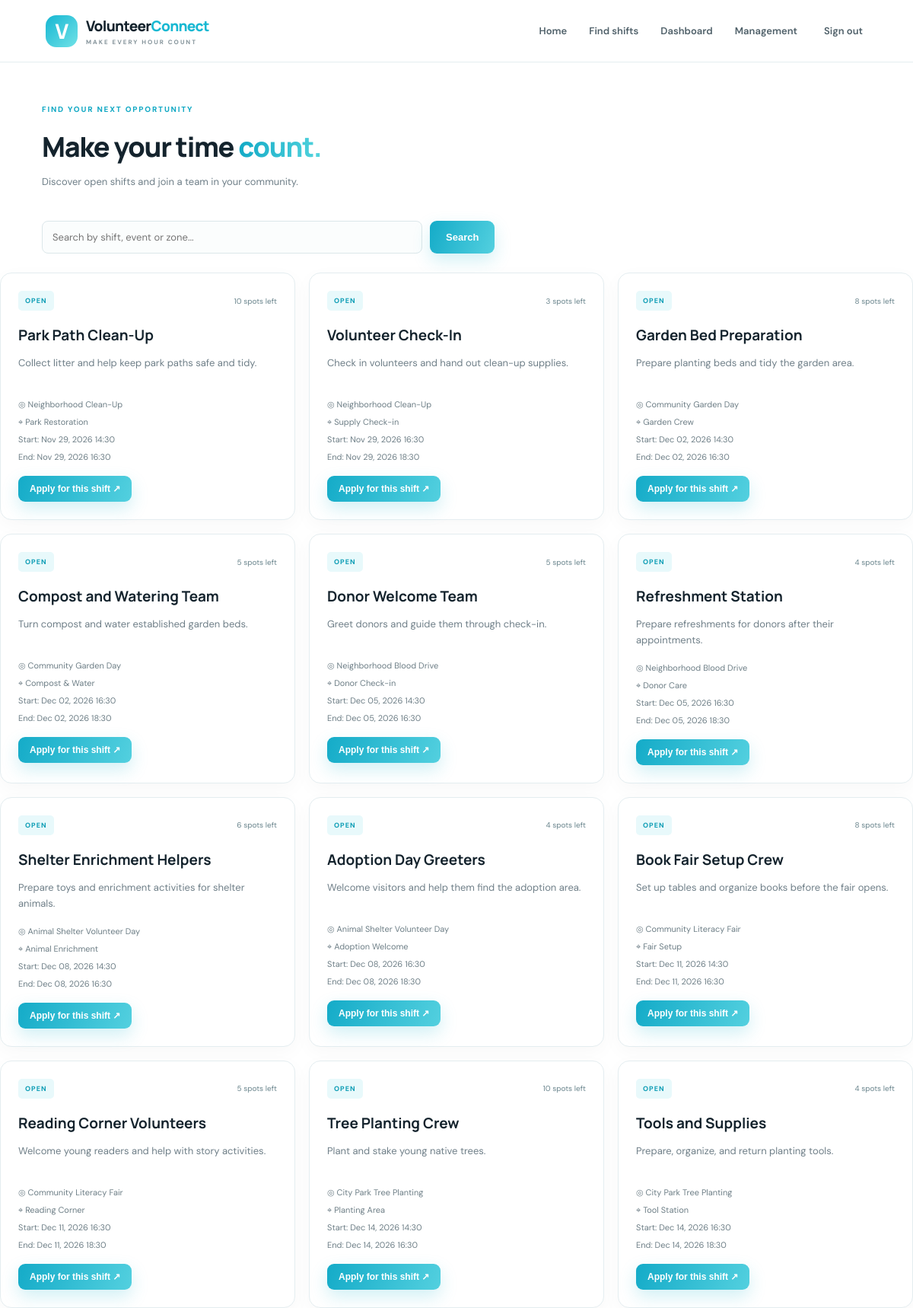
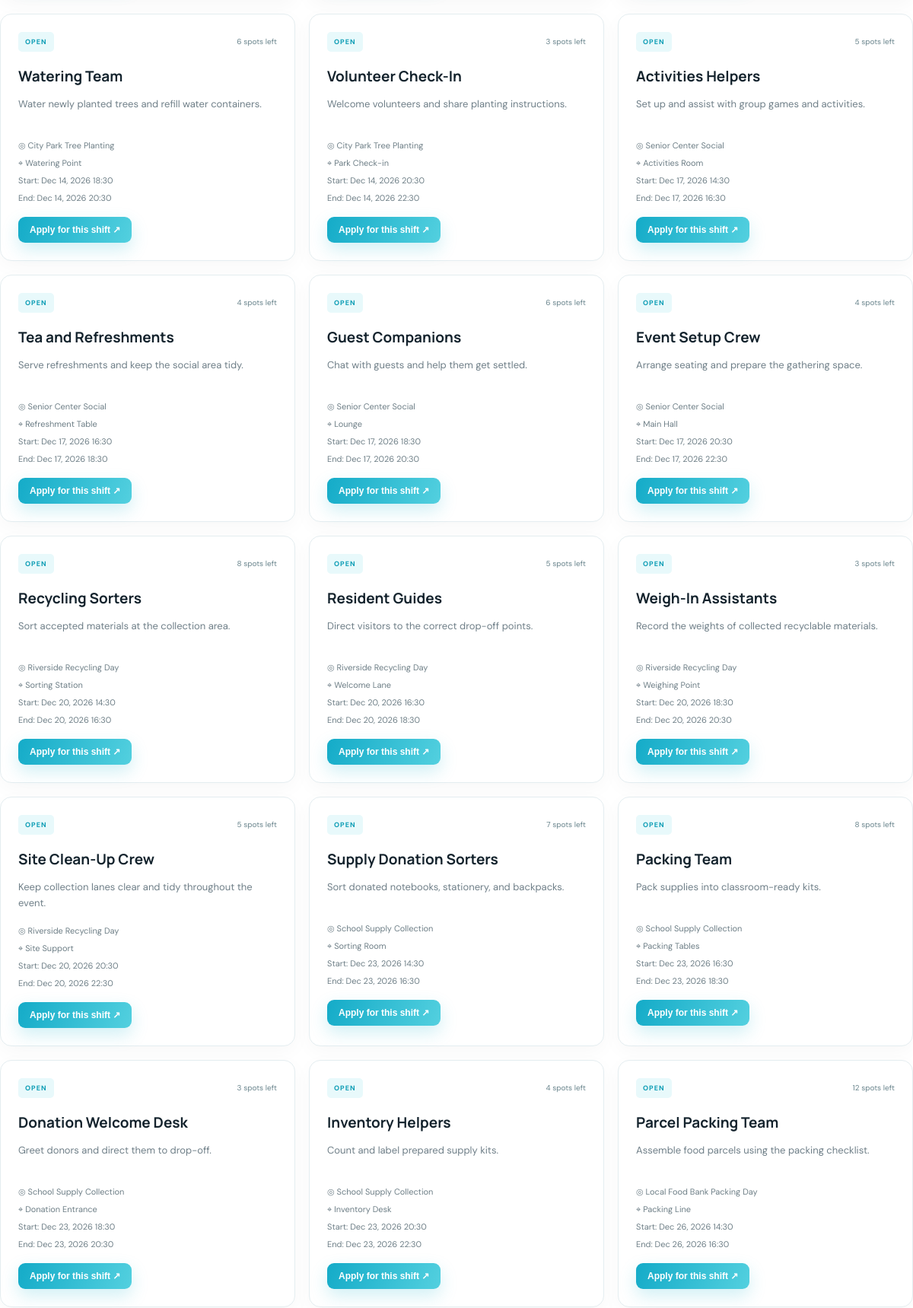
/shifts/ (signed in, upper part), run on the app's committed database (2 pictures, top to bottom).
### planner/models.py (models this page shows, shortened)
class Shift(models.Model):
    STATUS = [("DRAFT","Draft"),("OPEN","Open"),("CLOSED","Closed")]
    event = models.ForeignKey(Event, on_delete=models.CASCADE, related_name="shifts")
    zone = models.ForeignKey(Zone, on_delete=models.PROTECT, related_name="shifts")
    title = models.CharField(max_length=140)
    description = models.TextField(blank=True)
    starts_at = models.DateTimeField()
    ends_at = models.DateTimeField()
    capacity = models.PositiveIntegerField(default=1, validators=[MinValueValidator(1)])
    status = models.CharField(max_length=10, choices=STATUS, default="OPEN")
    created_at = models.DateTimeField(auto_now_add=True)
    class Meta: ordering = ["starts_at"]
    @property
    def approved_count(self):
        return self.signups.filter(status="APPROVED").count()
    @property
    def vacancies(self):
        return max(0, self.capacity - self.approved_count)

class Event(models.Model):
    title = models.CharField(max_length=160)
    description = models.TextField()
    venue = models.CharField(max_length=180)
    starts_at = models.DateTimeField()
    ends_at = models.DateTimeField()
    published = models.BooleanField(default=True)
    created_by = models.ForeignKey(User, on_delete=models.PROTECT)
    created_at = models.DateTimeField(auto_now_add=True)
    class Meta: ordering = ["starts_at"]

class Zone(models.Model):
    name = models.CharField(max_length=100, unique=True)
    location = models.CharField(max_length=180, blank=True)
    lead = models.ForeignKey(User, null=True, blank=True, on_delete=models.SET_NULL, related_name="led_zones")

### planner/views.py (the view)
# urls.py: path("shifts/",views.shift_list,name="shift_list"),
@login_required
def shift_list(request):
    shifts = Shift.objects.filter(status="OPEN", event__published=True, starts_at__gte=timezone.now()).select_related("event","zone")
    q = request.GET.get("q","").strip()
    if q: shifts = shifts.filter(Q(title__icontains=q)|Q(event__title__icontains=q)|Q(zone__name__icontains=q))
    return render(request, "planner/shifts.html", {"shifts":shifts,"q":q})

### templates/planner/shifts.html
{% extends 'planner/base.html' %}{% block title %}Find shifts | VolunteerConnect{% endblock %}{% block content %}
<section class="dash-head"><div><div class="eyebrow">FIND YOUR NEXT OPPORTUNITY</div><h1>Make your time <span class="gradient-text">count.</span></h1><p>Discover open shifts and join a team in your community.</p></div></section>
<form class="searchbar" method="get"><input name="q" value="{{ q }}" placeholder="Search by shift, event or zone..."><button class="btn">Search</button></form>
<div class="cards">{% for shift in shifts %}<article class="shift-card"><div class="card-topline"><span class="tag">OPEN</span><span class="vacancy">{{ shift.vacancies }} spots left</span></div><h3>{{ shift.title }}</h3><p>{{ shift.description|default:"Join the team and make a difference." }}</p><div class="card-meta"><span>◎ {{ shift.event.title }}</span><span>⌖ {{ shift.zone.name }}</span><span>Start: {{ shift.starts_at|date:"M d, Y H:i" }}</span><span>End: {{ shift.ends_at|date:"M d, Y H:i" }}</span></div><form method="post" action="{% url 'apply_shift' shift.id %}">{% csrf_token %}<button class="btn btn-small" {% if shift.vacancies == 0 %}disabled{% endif %}>Apply for this shift ↗</button></form></article>{% empty %}<div class="empty-state">No open shifts match your search.</div>{% endfor %}</div>
{% endblock %}

### static/css/style.css (style rules this page uses)
:root { --ink:#14232d;--muted:#6f7f88;--blue:#19b7d2;--cyan:#63d9e8;--navy:#10242f;--paper:#f6fafb;--line:#e4edf0;--white:#fff;--shadow:0 18px 55px rgba(16,36,47,.08) }
* { box-sizing:border-box }
body { margin:0;background:#fff;color:var(--ink);font-family:'DM Sans',sans-serif }
.btn { display:inline-flex;align-items:center;justify-content:center;gap:12px;border:0;border-radius:9px;padding:14px 21px;background:linear-gradient(110deg,#14abc8,#53d0df);color:#fff;font-weight:700;font-size:13px;box-shadow:0 9px 22px #24b8cf35;cursor:pointer }
.btn-small { padding:10px 15px;font-size:12px }
.eyebrow { font-size:10px;font-weight:800;letter-spacing:1.8px;color:#13a9c4;margin-bottom:18px }
.gradient-text { background:linear-gradient(100deg,#10a8c5,#54d5de);-webkit-background-clip:text;background-clip:text;color:transparent }
.cards { display:grid;grid-template-columns:repeat(3,1fr);gap:18px }
.shift-card,.panel,.metric { background:#fff;border:1px solid var(--line);border-radius:15px;padding:23px;box-shadow:0 7px 25px #10242f08 }
.shift-card h3 { font:700 19px Manrope;margin:19px 0 8px }
.shift-card p { font-size:13px;color:var(--muted);line-height:1.65;min-height:40px }
.card-topline { display:flex;align-items:center;justify-content:space-between }
.tag { font-size:9px;font-weight:800;letter-spacing:1px;color:#109eb6;background:#e8f9fb;padding:7px 9px;border-radius:5px }
.vacancy { font-size:10px;color:#6a858d }
.card-meta { display:flex;flex-direction:column;gap:9px;color:#6d7e86;font-size:11px;margin:18px 0 }
.form-control,.searchbar input { width:100%;padding:12px 13px;border:1px solid #dce7ea;border-radius:8px;background:#fbfdfd;font:13px 'DM Sans';color:var(--ink);outline:none }
.dash-head { max-width:1130px;margin:55px auto 30px;padding:0 20px;display:flex;align-items:center;justify-content:space-between }
.dash-head h1 { font:800 36px Manrope;letter-spacing:-1.2px;margin:0 0 8px }
.dash-head p { font-size:13px;color:var(--muted) }
.searchbar { max-width:1110px;margin:0 auto 25px;padding:0 10px;display:flex;gap:10px }
.searchbar input { max-width:500px }

### data on the page
Shift: vacancies "10", title "Park Path Clean-Up", description "Collect litter and help keep park paths safe and tidy.", event "Neighborhood Clean-Up", zone.name "Park Restoration", starts_at "Nov 29, 2026 14:30", ends_at "Nov 29, 2026 16:30"
Shift: vacancies "3", title "Volunteer Check-In", description "Check in volunteers and hand out clean-up supplies.", event "Neighborhood Clean-Up", zone.name "Supply Check-in", starts_at "Nov 29, 2026 16:30", ends_at "Nov 29, 2026 18:30"
Shift: vacancies "8", title "Garden Bed Preparation", description "Prepare planting beds and tidy the garden area.", event "Community Garden Day", zone.name "Garden Crew", starts_at "Dec 02, 2026 14:30", ends_at "Dec 02, 2026 16:30"
Shift: vacancies "5", title "Compost and Watering Team", description "Turn compost and water established garden beds.", event "Community Garden Day", zone.name "Compost & Water", starts_at "Dec 02, 2026 16:30", ends_at "Dec 02, 2026 18:30"
Shift: vacancies "5", title "Donor Welcome Team", description "Greet donors and guide them through check-in.", event "Neighborhood Blood Drive", zone.name "Donor Check-in", starts_at "Dec 05, 2026 14:30", ends_at "Dec 05, 2026 16:30"
Shift: vacancies "4", title "Refreshment Station", description "Prepare refreshments for donors after their appointments.", event "Neighborhood Blood Drive", zone.name "Donor Care", starts_at "Dec 05, 2026 16:30", ends_at "Dec 05, 2026 18:30"
Shift: vacancies "6", title "Shelter Enrichment Helpers", description "Prepare toys and enrichment activities for shelter animals.", event "Animal Shelter Volunteer Day", zone.name "Animal Enrichment", starts_at "Dec 08, 2026 14:30", ends_at "Dec 08, 2026 16:30"
Shift: vacancies "4", title "Adoption Day Greeters", description "Welcome visitors and help them find the adoption area.", event "Animal Shelter Volunteer Day", zone.name "Adoption Welcome", starts_at "Dec 08, 2026 16:30", ends_at "Dec 08, 2026 18:30"
Shift: vacancies "8", title "Book Fair Setup Crew", description "Set up tables and organize books before the fair opens.", event "Community Literacy Fair", zone.name "Fair Setup", starts_at "Dec 11, 2026 14:30", ends_at "Dec 11, 2026 16:30"
Shift: vacancies "5", title "Reading Corner Volunteers", description "Welcome young readers and help with story activities.", event "Community Literacy Fair", zone.name "Reading Corner", starts_at "Dec 11, 2026 16:30", ends_at "Dec 11, 2026 18:30"
Shift: vacancies "10", title "Tree Planting Crew", description "Plant and stake young native trees.", event "City Park Tree Planting", zone.name "Planting Area", starts_at "Dec 14, 2026 14:30", ends_at "Dec 14, 2026 16:30"
Shift: vacancies "4", title "Tools and Supplies", description "Prepare, organize, and return planting tools.", event "City Park Tree Planting", zone.name "Tool Station", starts_at "Dec 14, 2026 16:30", ends_at "Dec 14, 2026 18:30"
Shift: vacancies "6", title "Watering Team", description "Water newly planted trees and refill water containers.", event "City Park Tree Planting", zone.name "Watering Point", starts_at "Dec 14, 2026 18:30", ends_at "Dec 14, 2026 20:30"
Shift: vacancies "3", title "Volunteer Check-In", description "Welcome volunteers and share planting instructions.", event "City Park Tree Planting", zone.name "Park Check-in", starts_at "Dec 14, 2026 20:30", ends_at "Dec 14, 2026 22:30"
Shift: vacancies "5", title "Activities Helpers", description "Set up and assist with group games and activities.", event "Senior Center Social", zone.name "Activities Room", starts_at "Dec 17, 2026 14:30", ends_at "Dec 17, 2026 16:30"
Shift: vacancies "4", title "Tea and Refreshments", description "Serve refreshments and keep the social area tidy.", event "Senior Center Social", zone.name "Refreshment Table", starts_at "Dec 17, 2026 16:30", ends_at "Dec 17, 2026 18:30"
Shift: vacancies "6", title "Guest Companions", description "Chat with guests and help them get settled.", event "Senior Center Social", zone.name "Lounge", starts_at "Dec 17, 2026 18:30", ends_at "Dec 17, 2026 20:30"
Shift: vacancies "4", title "Event Setup Crew", description "Arrange seating and prepare the gathering space.", event "Senior Center Social", zone.name "Main Hall", starts_at "Dec 17, 2026 20:30", ends_at "Dec 17, 2026 22:30"
Shift: vacancies "8", title "Recycling Sorters", description "Sort accepted materials at the collection area.", event "Riverside Recycling Day", zone.name "Sorting Station", starts_at "Dec 20, 2026 14:30", ends_at "Dec 20, 2026 16:30"
Shift: vacancies "5", title "Resident Guides", description "Direct visitors to the correct drop-off points.", event "Riverside Recycling Day", zone.name "Welcome Lane", starts_at "Dec 20, 2026 16:30", ends_at "Dec 20, 2026 18:30"
Shift: vacancies "3", title "Weigh-In Assistants", description "Record the weights of collected recyclable materials.", event "Riverside Recycling Day", zone.name "Weighing Point", starts_at "Dec 20, 2026 18:30", ends_at "Dec 20, 2026 20:30"
Shift: vacancies "5", title "Site Clean-Up Crew", description "Keep collection lanes clear and tidy throughout the event.", event "Riverside Recycling Day", zone.name "Site Support", starts_at "Dec 20, 2026 20:30", ends_at "Dec 20, 2026 22:30"
Shift: vacancies "7", title "Supply Donation Sorters", description "Sort donated notebooks, stationery, and backpacks.", event "School Supply Collection", zone.name "Sorting Room", starts_at "Dec 23, 2026 14:30", ends_at "Dec 23, 2026 16:30"
Shift: vacancies "8", title "Packing Team", description "Pack supplies into classroom-ready kits.", event "School Supply Collection", zone.name "Packing Tables", starts_at "Dec 23, 2026 16:30", ends_at "Dec 23, 2026 18:30"
Shift: vacancies "3", title "Donation Welcome Desk", description "Greet donors and direct them to drop-off.", event "School Supply Collection", zone.name "Donation Entrance", starts_at "Dec 23, 2026 18:30", ends_at "Dec 23, 2026 20:30"
Shift: vacancies "4", title "Inventory Helpers", description "Count and label prepared supply kits.", event "School Supply Collection", zone.name "Inventory Desk", starts_at "Dec 23, 2026 20:30", ends_at "Dec 23, 2026 22:30"
Shift: vacancies "12", title "Parcel Packing Team", description "Assemble food parcels using the packing checklist.", event "Local Food Bank Packing Day", zone.name "Packing Line", starts_at "Dec 26, 2026 14:30", ends_at "Dec 26, 2026 16:30"
